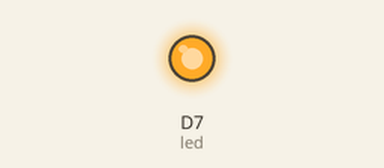
Recording of a sketch running on a simulated Particle Photon. Shown: output pins drawn as LEDs (lit = HIGH).

Above: at 1.0 s.
At 3.0 s:
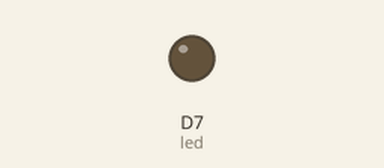
Timing chart, 0 to 5.2 s (numbered marks = the images above):
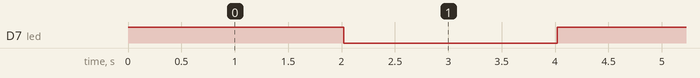

Measured:
- by itself, D7 (led): alternates HIGH for 2.0 s and LOW for 2.0 s

The sketch:

temperature.ino
```cpp
// This #include statement was automatically added by the Particle IDE.
#include <Adafruit_DHT.h>

DHT dht(A0,DHT11);

int led = D7;

void setup() {
pinMode(led,OUTPUT);
dht.begin();
}

void loop() {

    digitalWrite(led,HIGH);  // This is to turn on the LED

    float temp = dht.getTempCelcius();
    Particle.publish("temp", String(temp),PRIVATE);
    delay(2000);


    digitalWrite(led, LOW);
    delay(2000);
}
```
